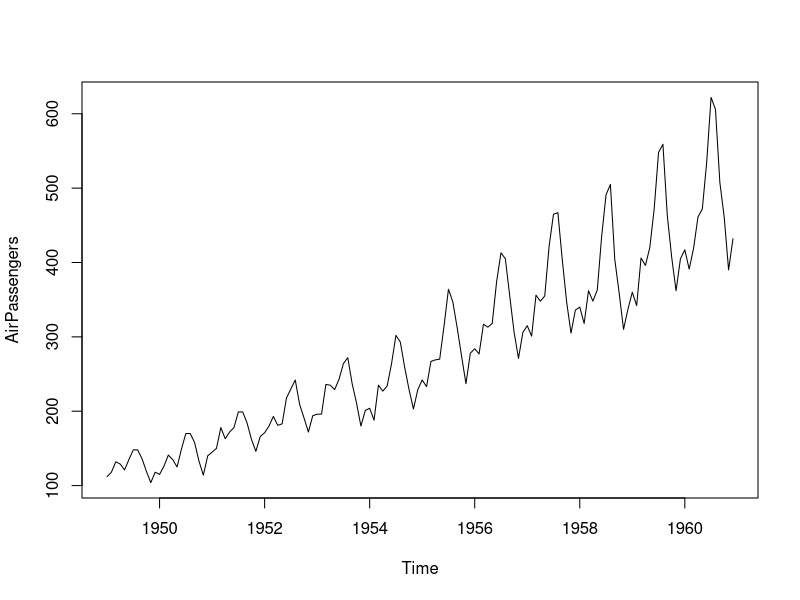
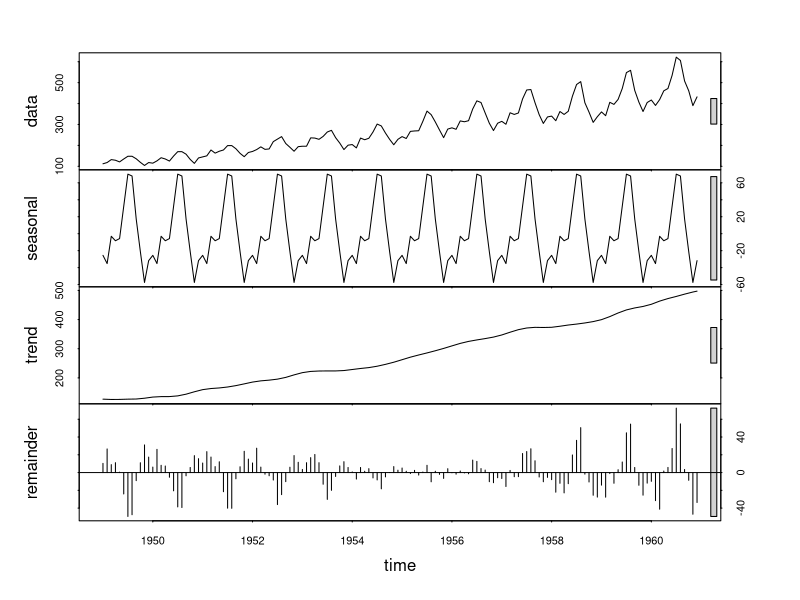
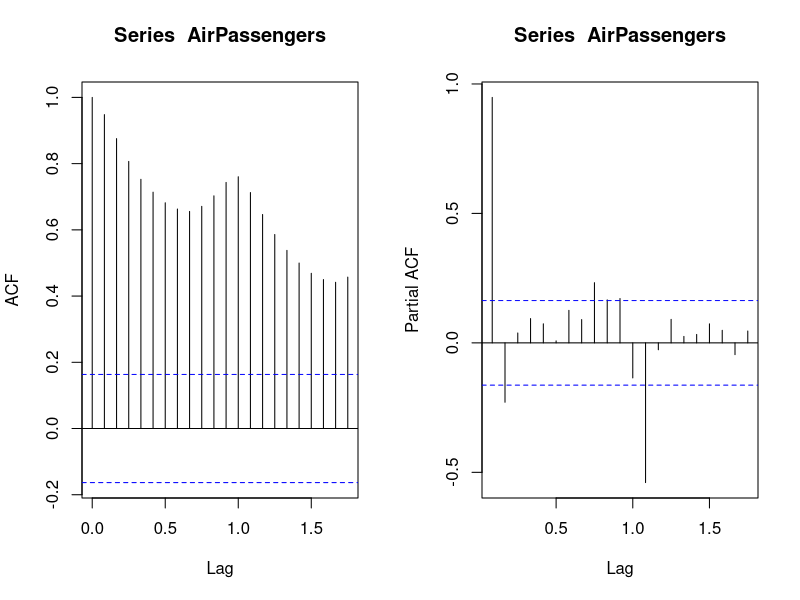
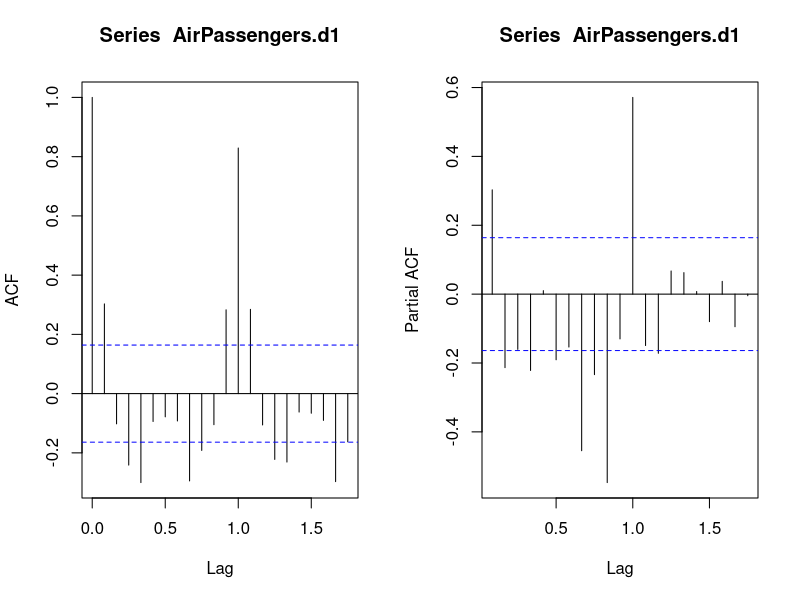
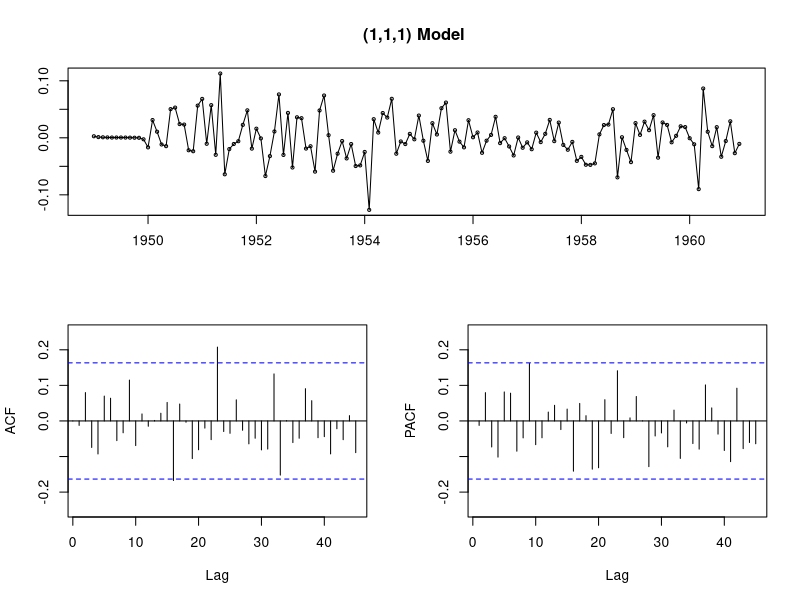
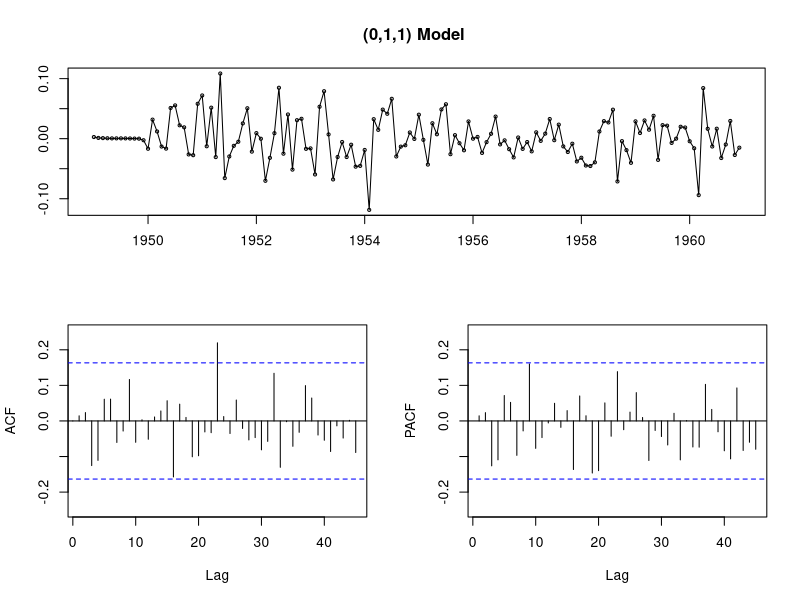
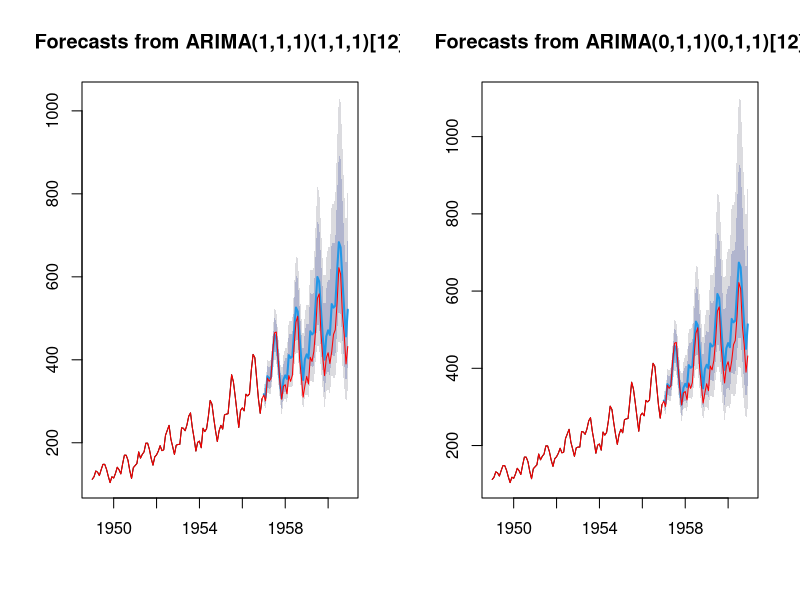

Recreate these plots in R, in order.
##########################################################
# AirPassenger TimeSeries Analysis
# Andy Herzberg
##########################################################

library(tseries)
library(forecast)

data("AirPassengers")

# Plot complete time series
plot(AirPassengers)

# Decompose series
decomp = stl(AirPassengers, s.window = "periodic")
deseasonal_cnt = seasadj(decomp)
plot(decomp)

auto.arima(AirPassengers, max.order=5, stepwise=TRUE)

par(mfrow=c(1,2))
acf(AirPassengers)
pacf(AirPassengers)

       # ACF                    # PCF
# AR   # Geometric              # Significant til p lags  
# MA   # Significant til p lags # Geometric
# ARMA # Geometric              # Geometric 

# Differncing to remove trend and make series stationary
AirPassengers.d1 <- diff(AirPassengers)

# Inspect ACF + PACF
acf(AirPassengers.d1)
pacf(AirPassengers.d1)

# MA: q = 2
# AR: p = 1
# I: d = 1

# Gefunden in der R-Hilfe: ?Arima
air.model_111 = Arima(AirPassengers, 
      order = c(1, 1, 1), 
      seasonal=list(order=c(1,1,1), period=12),
      lambda = 0)

# Inspect ACF, PACF and residuals
tsdisplay(residuals(air.model_111), lag.max = 45, main='(1,1,1) Model ')

# Check model parameters
Arima(AirPassengers, 
      order = c(1, 1, 1), 
      seasonal=list(order=c(1,1,1), period=12),
      lambda = 0)

air.model_011 = Arima(AirPassengers, 
                  order = c(0, 1, 1), 
                  seasonal=list(order=c(0,1,1), period=12),
                  lambda = 0)

# Inspect ACF, PACF and residuals
tsdisplay(residuals(air.model_011), lag.max = 45, main='(0,1,1) Model ')

# Check model parameters
Arima(AirPassengers, 
      order = c(0, 1, 1), 
      seasonal=list(order=c(0,1,1), period=12),
      lambda = 0)


################################################################

# Compare forecast with actual data

# Fit model to first few years of AirPassengers data
air.model_111 <- Arima(window(AirPassengers,end=1956+11/12),
                   order=c(1,1,1),
                   seasonal=list(order=c(1,1,1),period=12),
                   lambda=0)


# Fit model to first few years of AirPassengers data
air.model_011 <- Arima(window(AirPassengers,end=1956+11/12),
                       order=c(0,1,1),
                       seasonal=list(order=c(0,1,1),period=12),
                       lambda=0)


# Plot prediction
par(mfrow=c(1,2))
plot(forecast(air.model_111,h=48))
lines(AirPassengers, col="red") 
plot(forecast(air.model_011,h=48))
lines(AirPassengers, col="red")  

